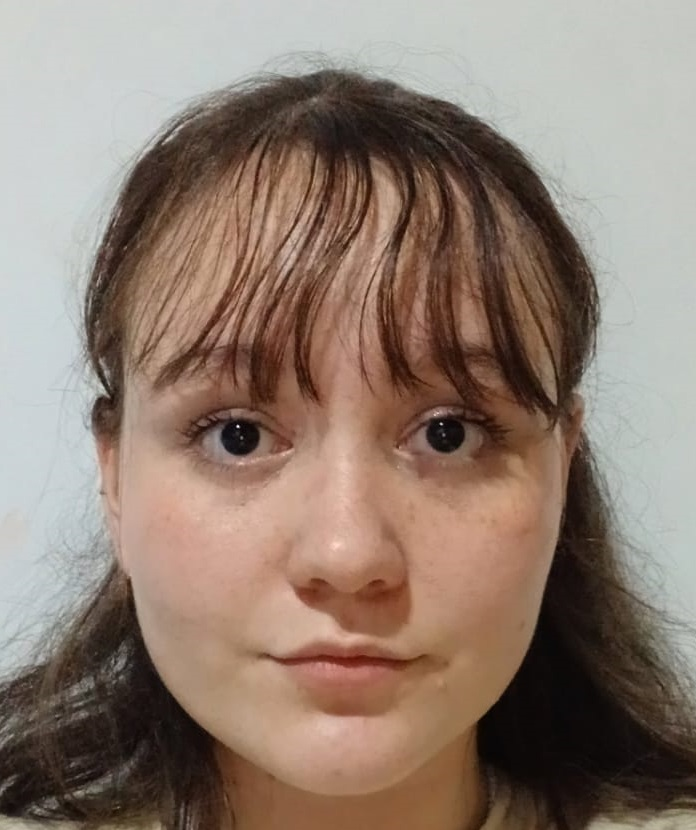
#> input picture Tarea1-2/media/face1.jpeg, 696 x 830 px, found by its file name
$ jupyter execute --allow-errors 1FaceMetricsComparison.ipynb
#> lines starting #> are read from the running program, lines starting #| are printed output that depends on the picture
<a href="https://colab.research.google.com/github/JuanJGalindo/ML-Theory/blob/main/1FaceMetricsComparison.ipynb" target="_parent"></a>

#**Tarea y Contexto**

A continuación, se propone implementar un modelo computacional que compare la similitud entre rostros a través de métricas lineales.

El código se dividirá en las siguientes tareas:

*   Carga de Imágenes en Blanco y Negro
*   Redimensionamiento de Imágenes y Normalización
*   Cálculo de Métricas de Relevancia en Función de un Rostro de Referencia.
*   Visualización de Resultados

Las métricas en cuestión son las siguientes:

1.   **Distancia Euclídea:** Medida de diferencia absoluta entre vectores en el espacio de características. Mide diferencias absolutas de píxeles o embeddings. Es sencilla, pero sensible a cambios de iluminación o escala.

$$d(\mathbf{a},\mathbf{b}) = \sqrt{\sum_{i=1}^{n} (a_i - b_i)^2}$$

2.   **Similaridad del Coseno:** Mide el ángulo entre dos vectores, ignorando su magnitud. Útil cuando importa la dirección del patrón pero no la escala (ej: iluminación distinta en una foto). Robusta ante cambios de escala/iluminación.

$$\text{sim}_{\cos}(\mathbf{a},\mathbf{b}) = \frac{\mathbf{a}\cdot \mathbf{b}}{\|\mathbf{a}\| \, \|\mathbf{b}\|}$$

3.   **Coeficiente de Correlación de Pearson:** Evalúa la dependencia lineal entre dos vectores. Considera tanto la media como la variación relativa. Útil cuando queremos medir si los rostros “varían en paralelo” (ej: expresiones distintas pero misma persona).

$$\rho(\mathbf{a},\mathbf{b}) = \frac{\sum_{i=1}^{n} (a_i - \bar{a})(b_i - \bar{b})} {\sqrt{\sum_{i=1}^{n} (a_i - \bar{a})^2} \; \sqrt{\sum_{i=1}^{n} (b_i - \bar{b})^2}}$$

# **Implementación de Funciones**

[cell 1]
# Library Import
import numpy as np
from matplotlib import pyplot as plt
from matplotlib import image as mpimg
from PIL import Image

# Image Loading, Resizing and Normalization Helper Function
def loadImage(path, size=(256, 256)):
  "Load image, convert to grayscale, resize and normalize"
#> called with path = '/content/face1.jpeg', size = (256, 256)
  img = Image.open(path).convert("L")             # Load and Grayscale
  img = img.resize(size)                          # Resizing
#> img: PIL image 256x256 L
  arr = np.array(img, dtype=np.float32) / 255.0   # Normalizing
  return arr.flatten()

# Image Displaying Helper Function
def showImagesGrid(paths, size=(256, 256)):
    """
    Load 5 images from paths, convert to grayscale, resize, and plot in a grid.
    """
    fig, axes = plt.subplots(1, len(paths), figsize=(15, 4))

    for i, path in enumerate(paths):
        img = Image.open(path).convert("L")   # Grayscale
        img = img.resize(size)                # Resize

        axes[i].imshow(img, cmap='gray')
        axes[i].set_title(f"Image {i+1}")
        axes[i].axis("off")

    plt.tight_layout()
    plt.show()

# Euclidean Distance
def euclideanDistance(a, b):
    return np.linalg.norm(a - b)

# Cosine Similarity
def cosineSimilarity(a, b):
    return np.dot(a, b) / (np.linalg.norm(a) * np.linalg.norm(b))

# Pearson Correlation Coefficient
def pearsonCorrelation(a, b):
  return np.corrcoef(a, b)[0, 1]

# **Programa Principal**

[cell 2]
# Images' Path
paths = ["/content/face1.jpeg",
         "/content/face2.jpeg",
         "/content/face3.jpeg",
         "/content/face4.jpeg",
         "/content/mama.jpg",]

# Images Array Construction
images = [loadImage(path) for path in paths]
#> call 2 of loadImage, with path = '/content/face2.jpeg', size = (256, 256)
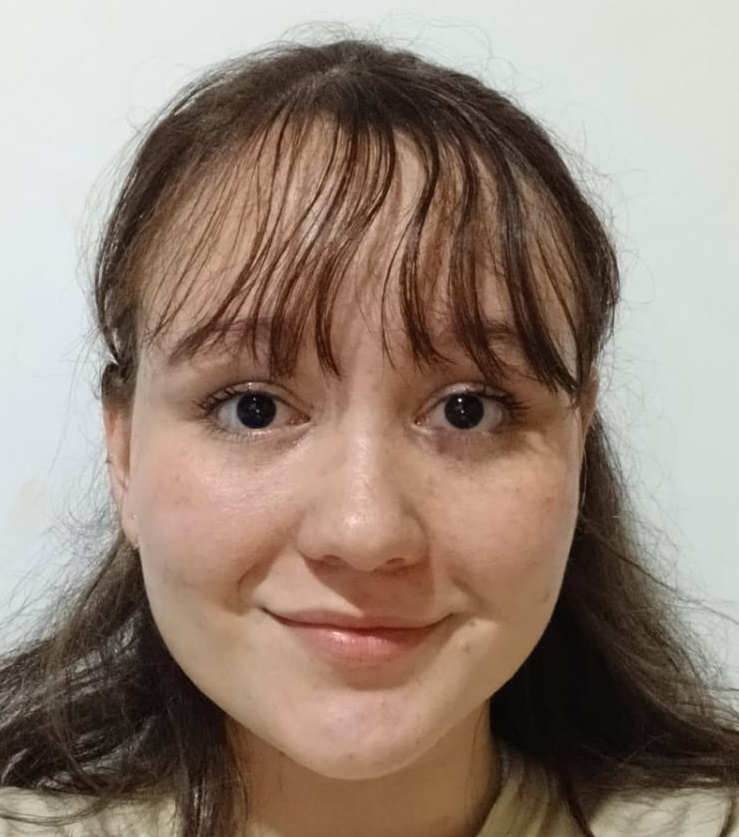
#> input picture Tarea1-2/media/face2.jpeg, 739 x 837 px, found by its file name
#> call 3 of loadImage, with path = '/content/face3.jpeg', size = (256, 256)
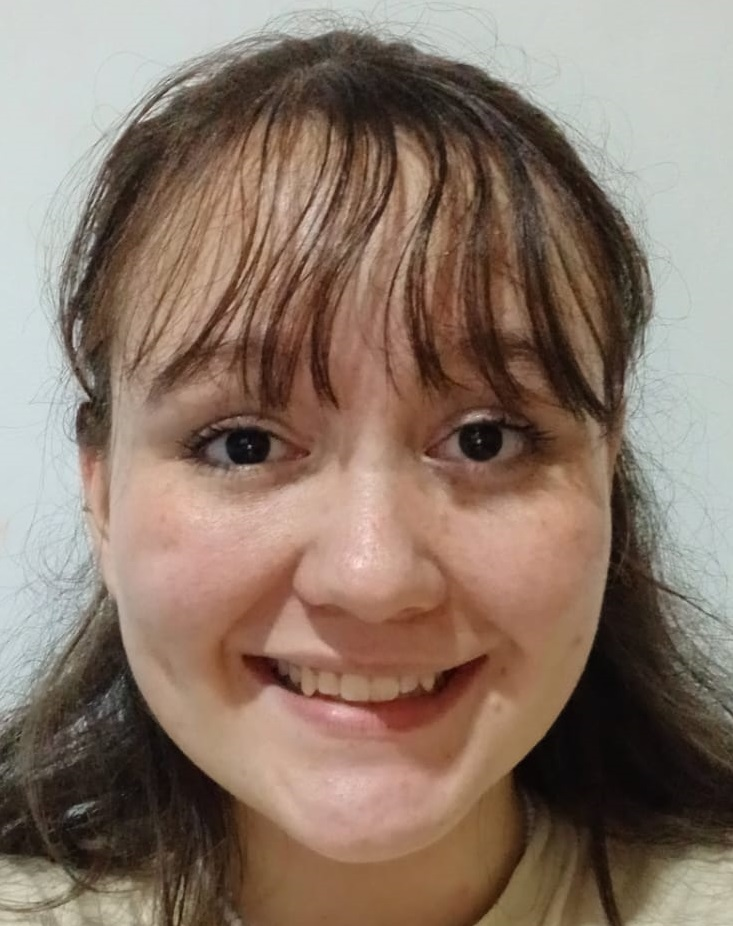
#> input picture Tarea1-2/media/face3.jpeg, 733 x 926 px, found by its file name
#> call 4 of loadImage, with path = '/content/face4.jpeg', size = (256, 256)
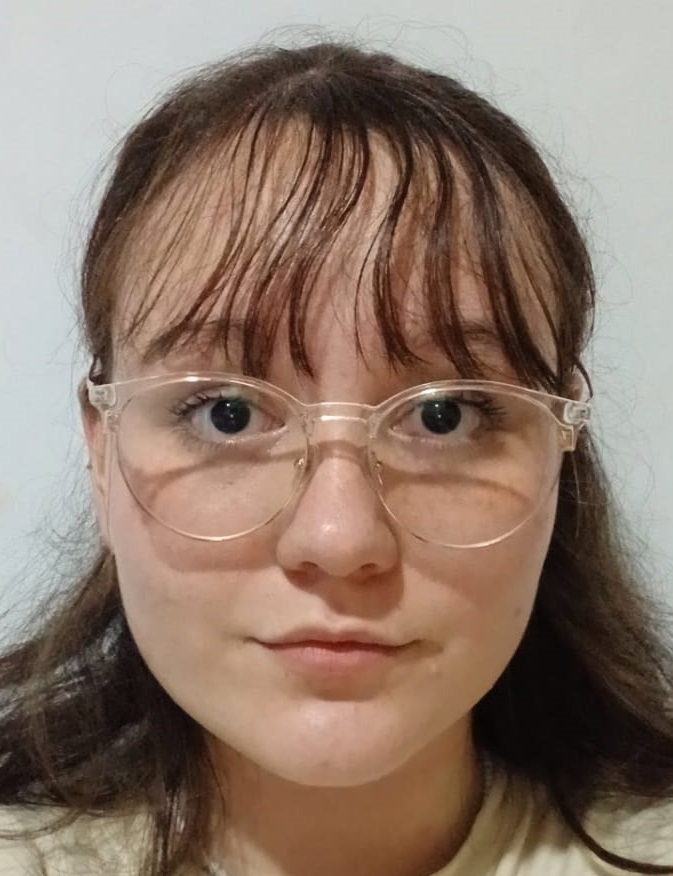
#> input picture Tarea1-2/media/face4.jpeg, 673 x 876 px, found by its file name
#> in loadImage (call 4), `img = img.resize(size)`:
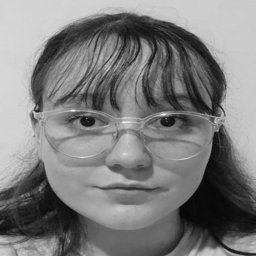
#> img: PIL image 256x256 L; min 6, max 243, mean 124.9
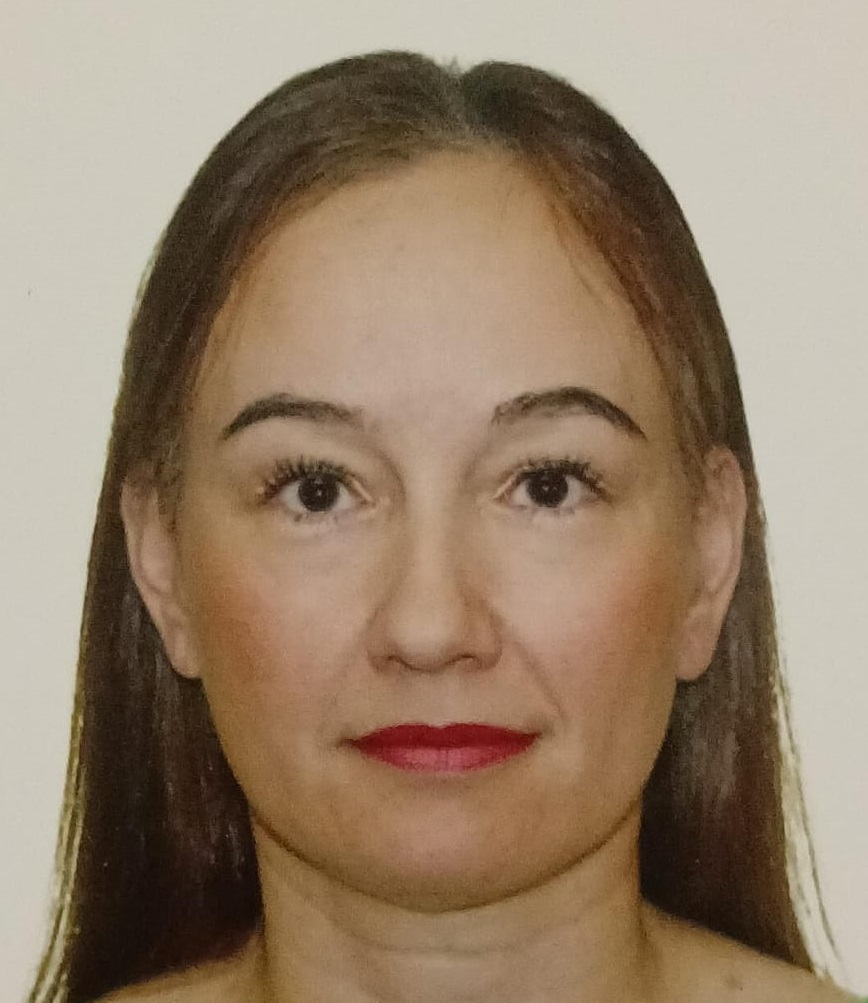
#> input picture Tarea1-2/media/mama.jpg, 868 x 1003 px, found by its file name
#> in loadImage (call 5), `img = Image.open(path).convert("L")`:
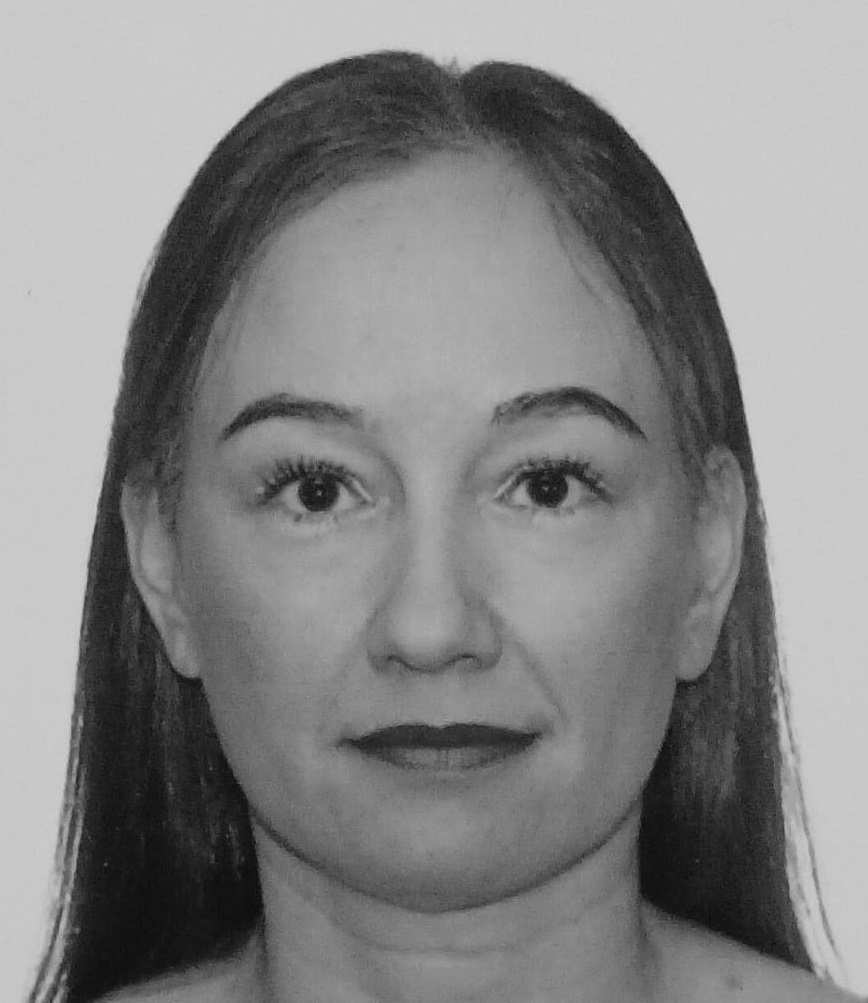
#> img: PIL image 868x1003 L; min 10, max 213, mean 133
#> in loadImage (call 5), `img = img.resize(size)`:
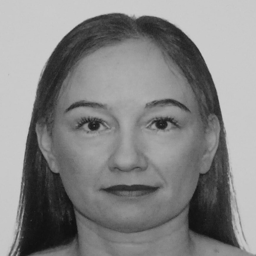
#> img: PIL image 256x256 L; min 15, max 205, mean 133
#> images = 5 items

# Metrics Calculation
euclideanDist = [euclideanDistance(images[0], img) for img in images]
#> euclideanDist = [0, 41.19, 51.29, 49.9, 53.51]
cosineSim = [cosineSimilarity(images[0], img) for img in images]
#> cosineSim = [1, 0.963, 0.935, 0.939, 0.932]
pearsonCoef = [pearsonCorrelation(images[0], img) for img in images]
#> pearsonCoef = [1, 0.819, 0.67, 0.687, 0.622]

# **Análisis**

[cell 3]
import pandas as pd

# Crear DataFrame
df = pd.DataFrame(
    [euclideanDist, cosineSim, pearsonCoef],
    index=["Euclidean Distance", "Cosine Similarity", "Pearson Correlation"],
    columns=[f"Image {i}" for i in range(1, 6)]
)
#> df = table of 3 rows and 5 columns

# Image Display
showImagesGrid(paths)

# Metrics Display
#> (the rest of this cell did not finish here and is left out)

Tomando como referencia la Imagen 1, cada una de las métricas miden el parecido entre rostros de forma aproximadamente igual a la forma en la que compararíamos cada rostro de forma visual, al menos según una tendencia, si bien no desde el punto de vista de, qué tanto se parecerá si le diéramos una calificación de 0 a 10.

Así tendríamos desde la referencia hasta el rostro que menos se parece en el siguiente orden: Imagen 1, Imagen 2, Imagen 4, Imagen 3 e Imagen 5.

# **Continuación Tarea**

1.   Calcular la Proyección Lineal de dos imágenes de forma analítica.
2.   Calcular la Proyección Lineal de dos imágenes de forma iterativa.

Ambas tareas se hacen minimizando los mínimos cuadrados entre vectores.
Se hace uso del algoritmo de descenso del gradiente simple para la tarea iterativa.

## **Solución Analítica**

[cell 4]
# Load the images
image1 = loadImage("/content/face1.jpeg")
image2 = loadImage("/content/face3.jpeg")

"""
-------- Analytic Solution --------

The linear projection of vector b onto vector a is given by:
proj_a(b) = dot(a, b) / dot(a,a) * a
In our case, we want to project imageMama onto image1.
"""

# Calculate the scalar projection coefficient
projectionCoefficientAnalytic = np.dot(image1, image2) / np.dot(image1, image1)
#> projectionCoefficientAnalytic = 0.896

# Calculate the projected image
projectedImageAnalytic = projectionCoefficientAnalytic * image1

print("--- Analytic Solution ---")
print(f"Projection Coefficient: {projectionCoefficientAnalytic:.4f}")
#| Projection Coefficient: 0.8960

# Reshape the projected image back to 2D for display
projectedImageAnalytic2D = projectedImageAnalytic.reshape(256, 256)
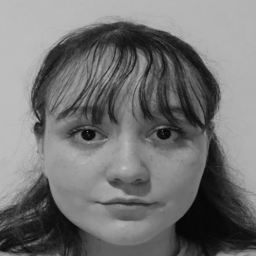
#> projectedImageAnalytic2D: shape (256, 256) float32; min 0.0211, max 0.777, mean 0.454

# **Solución Iterativa**

[cell 5]
"""
-------- Iterative Solution using Gradient Descent and Least Squares Minimum --------
We want to find a scalar 'alpha' such that alpha * image1 is the best
approximation of imageMama in the least squares sense.
The objective function to minimize is the squared error: E(alpha) = ||imageMama - alpha * image1||^2
"""
# --- Iterative Solution using Gradient Descent with Data Storage ---
alphaIterative = 0.0
learningRate = 1e-6
numberOfIterations = 10000
tolerance = 1e-5

# Lists to store alpha and loss values
alphaHistory = []
lossHistory = []

for i in range(numberOfIterations):
  gradient = -2*np.dot((image2 - alphaIterative * image1), image1)
  alphaIterativeOld = alphaIterative
  alphaIterative = alphaIterative - learningRate * gradient

  # Store alpha and calculate/store loss
  alphaHistory.append(alphaIterative)
  loss = np.sum((image2 - alphaIterative * image1)**2)
  lossHistory.append(loss)

  # Stoppage criteria
  if abs(alphaIterative - alphaIterativeOld) < tolerance:
    print(f"Converged at iteration {i+1}")
    break
#> this loop made 194 passes
#> (gradient, alphaIterativeOld, alphaIterative, loss) on passes 2 to 4: (-35957.4, 0.0375, 0.0735, 16572.4), (-34451.2, 0.0735, 0.108, 15410.4), (-33008.2, 0.108, 0.141, 14343.7)
#> after the loop, alphaHistory = 194 values from 0.0375 to 0.896; alphaIterative = 0.896; lossHistory = 194 values, max 17838.3 at index 0, min 2404.5 at index 192, mean 3374.5

print("\n--- Iterative Solution (Gradient Descent) ---")
print(f"Projection Coefficient: {alphaIterative:.4f}")
#| Projection Coefficient: 0.8958

# Calculate the projected image (optional, already done in previous cell)
projectedImageIterative = alphaIterative * image1
projectedImageIterative2D = projectedImageIterative.reshape(256, 256)

[cell 6]
# Plot Loss over Alpha Value
plt.figure(figsize=(10, 6))
plt.plot(alphaHistory, lossHistory)
plt.xlabel("Alpha Value")
plt.ylabel("Loss (Squared Error)")
plt.title("Loss vs. Alpha Value during Gradient Descent")
plt.grid(True)
plt.show()
#> figure, not shown here; curve peaks at x = 0.0375, y = 17838.3

# Plot Alpha Progression over Iterations
plt.figure(figsize=(10, 6))
plt.plot(alphaHistory)
plt.xlabel("Iteration Number")
plt.ylabel("Alpha Value")
plt.title("Alpha Value Progression over Iterations")
plt.grid(True)
plt.show()
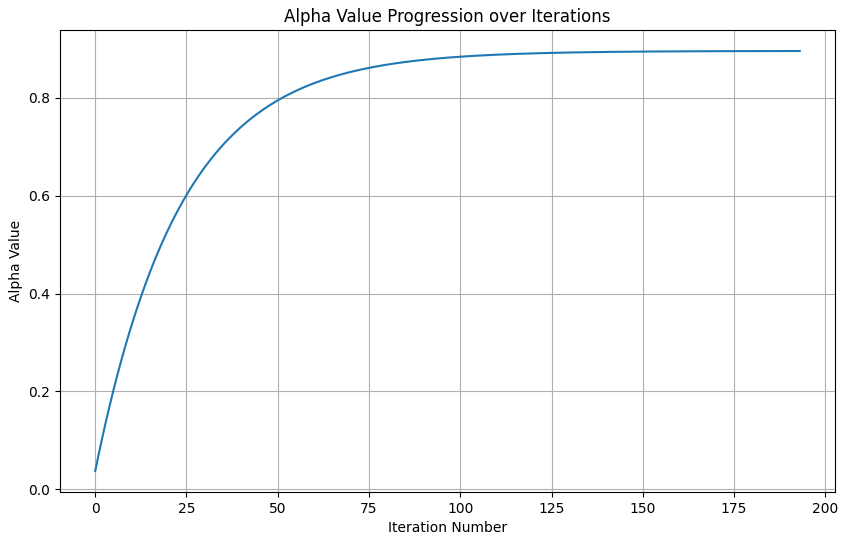
#> figure drawn by matplotlib, 1 panel; curve peaks at x = 193, y = 0.896

## **Visualización de Imágenes**

[cell 7]
# --- Display Results ---
fig, axes = plt.subplots(1, 5, figsize=(15, 5))

axes[0].imshow(image1.reshape(256, 256), cmap='gray', vmin=0, vmax=1)
axes[0].set_title("Original Image (Image 1)")
axes[0].axis("off")

axes[1].imshow(image2.reshape(256, 256), cmap='gray', vmin=0, vmax=1)
axes[1].set_title("Original Image (Image 2)")
axes[1].axis("off")

axes[2].imshow(projectedImageAnalytic2D, cmap='gray', vmin=0, vmax=1)
axes[2].set_title("Projected Image (Analytic)")
axes[2].axis("off")

axes[3].imshow(projectedImageIterative2D, cmap='gray', vmin=0, vmax=1)
axes[3].set_title("Projected Image (Iterative)")
axes[3].axis("off")

# Calculate the difference between image1 and its projection onto image1
difference_image = image1.reshape(256, 256) - projectedImageIterative2D
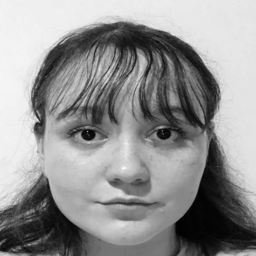
#> difference_image: shape (256, 256) float32; min 0.00245, max 0.0903, mean 0.0529; drawn with min black and max white

# Display the difference image
axes[4].imshow(difference_image, cmap='gray', vmin=0, vmax=1) # Adjust range as needed
axes[4].set_title("Original and Projected Difference")
axes[4].axis("off")


plt.tight_layout()
plt.show()
